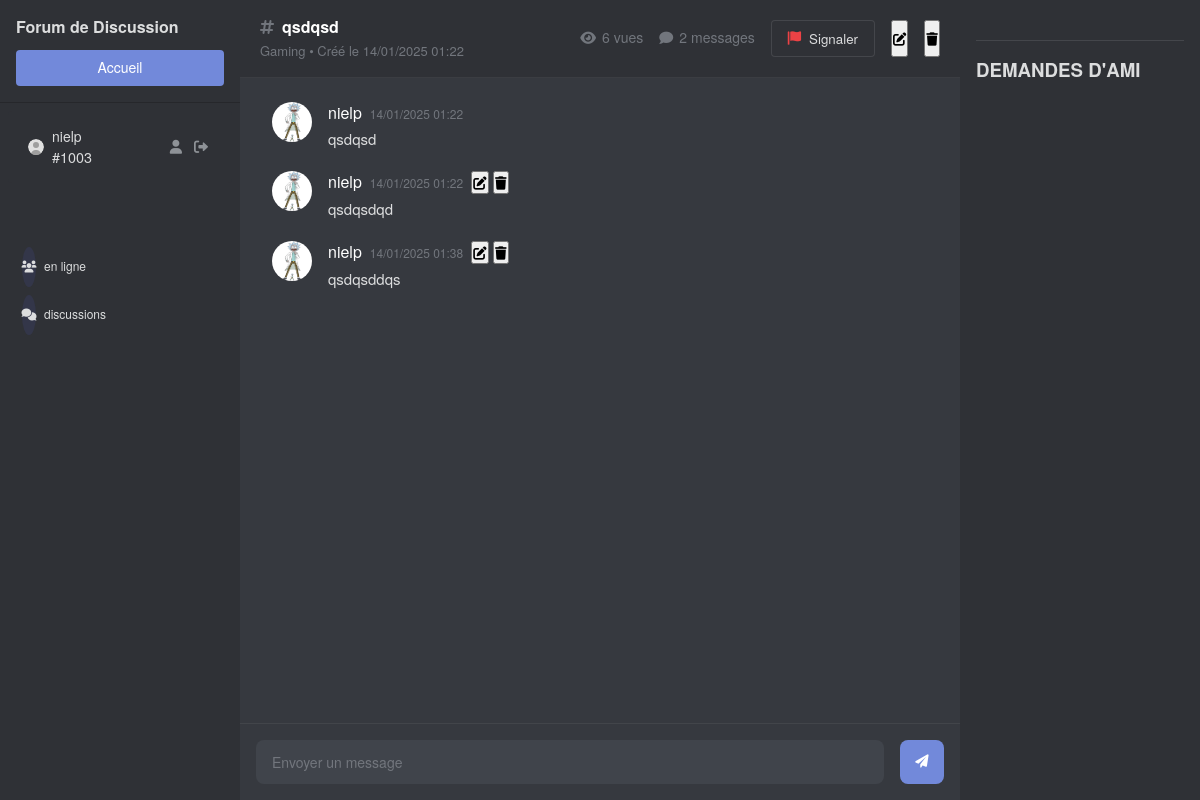
The page /topic/27/ (signed in) on the database its author committed.
### forum/models.py (models this page shows, shortened)
class UserProfile(models.Model):
    user = models.OneToOneField(
        User,
        on_delete=models.CASCADE,
        related_name='profile',
        verbose_name=_("Utilisateur")
    )
    forum_id = models.PositiveIntegerField(
        unique=True,
        editable=False,
        verbose_name=_("ID Forum"),
        default=1000
    )
    avatar = models.ImageField(
        upload_to='avatars/',
        null=True,
        blank=True,
        verbose_name=_("Avatar")
    )
    bio = models.TextField(
        max_length=500,
        blank=True,
        default="",
        validators=[
            MinLengthValidator(10, message=_("La bio doit contenir au moins 10 caractères")),
            MaxLengthValidator(500, message=_("La bio ne peut pas dépasser 500 caractères")),
            validate_bio_content
        ],
        verbose_name=_("Biographie")
    )
    friends = models.ManyToManyField(
        'self',
        blank=True,
        symmetrical=True,
        verbose_name=_("Amis")
    )
    last_activity = models.DateTimeField(
        default=timezone.now,
        verbose_name=_("Dernière activité")
    )
    last_login_ip = models.GenericIPAddressField(
        null=True,
        blank=True,
        verbose_name=_("Dernière IP de connexion"),
        help_text=_("Dernière adresse IP utilisée pour la connexion")
    )
    failed_login_attempts = models.PositiveIntegerField(
        default=0,
        verbose_name=_("Tentatives de connexion échouées")
    )
    last_failed_login = models.DateTimeField(
        null=True,
        blank=True,
        verbose_name=_("Dernière tentative échouée")
    )
    is_banned = models.BooleanField(
        default=False,
        verbose_name=_("Banni"),
        help_text=_("Indique si l'utilisateur est banni du forum")
    )
    ban_reason = models.TextField(
        blank=True,
        verbose_name=_("Raison du bannissement")
    )
    email_verified = models.BooleanField(
        default=False,
        verbose_name=_("Email vérifié")
    )
    security_questions_set = models.BooleanField(
        default=False,
        verbose_name=_("Questions de sécurité configurées")
    )
    two_factor_enabled = models.BooleanField(
        default=False,
        verbose_name=_("2FA activé")
    )
    created_at = models.DateTimeField(
        auto_now_add=True,
        verbose_name=_("Date de création")
    )
    updated_at = models.DateTimeField(
        auto_now=True,
        verbose_name=_("Dernière mise à jour")
    )
    objects = UserProfileManager()
    class Meta:
        verbose_name = _("Profil utilisateur")
        verbose_name_plural = _("Profils utilisateurs")
        indexes = [
            models.Index(fields=['forum_id']),
            models.Index(fields=['created_at']),
            models.Index(fields=['last_activity'])
        ]
    def save(self, *args, **kwargs):
        if not self.forum_id:
            last_profile = UserProfile.objects.order_by('-forum_id').first()
            self.forum_id = (last_profile.forum_id + 1) if last_profile else 1
        self.bio = self.clean_bio(self.bio)
        if self.pk:
            try:
                old_profile = UserProfile.objects.get(pk=self.pk)
                if old_profile.avatar and self.avatar != old_profile.avatar:
                    old_profile.avatar.delete(save=False)
            except UserProfile.DoesNotExist:
                pass
        super().save(*args, **kwargs)
    def clean_bio(self, bio_text):
        bio_text = re.sub(r'<[^>]*>', '', bio_text)
        bio_text = bio_text.replace('&', '&amp;').replace('<', '&lt;').replace('>', '&gt;')
        return bio_text[:500]

class Topic(models.Model):
    title = models.CharField(max_length=200)
    content = models.TextField(blank=True)
    category = models.ForeignKey(Category, on_delete=models.CASCADE, related_name='topics', null=True, blank=True)
    author = models.ForeignKey(User, on_delete=models.CASCADE, related_name='topics')
    created_at = models.DateTimeField(auto_now_add=True)
    updated_at = models.DateTimeField(auto_now=True)
    views = models.PositiveIntegerField(default=0)
    likes = models.ManyToManyField(User, related_name='liked_topics', blank=True)
    is_pinned = models.BooleanField(default=False)
    is_closed = models.BooleanField(default=False)
    with_friend = models.ForeignKey(UserProfile, on_delete=models.SET_NULL, null=True, blank=True, related_name='shared_topics')
    is_private = models.BooleanField(default=False)
    password = models.CharField(max_length=128, null=True, blank=True)
    members = models.ManyToManyField(User, related_name='private_topics', blank=True)
    access_type = models.CharField(
        max_length=20,
        choices=[
            ('public', 'Public'),
            ('private', 'Privé'),
            ('password', 'Protégé par mot de passe'),
            ('invite', 'Sur invitation uniquement')
        ],
        default='public'
    )
    class Meta:
        ordering = ['-created_at']

class Category(models.Model):
    name = models.CharField(max_length=100)
    description = models.TextField()
    created_at = models.DateTimeField(auto_now_add=True)
    moderators = models.ManyToManyField(User, related_name='moderated_categories', blank=True)
    class Meta:
        verbose_name_plural = "Categories"
        ordering = ['name']

class Comment(models.Model):
    topic = models.ForeignKey(Topic, on_delete=models.CASCADE, related_name='comments')
    author = models.ForeignKey(User, on_delete=models.CASCADE, related_name='comments')
    content = models.TextField()
    created_at = models.DateTimeField(auto_now_add=True)
    updated_at = models.DateTimeField(auto_now=True)
    parent = models.ForeignKey('self', on_delete=models.CASCADE, null=True, blank=True, related_name='replies')
    likes = models.ManyToManyField(User, related_name='liked_comments', blank=True)
    class Meta:
        ordering = ['created_at']

### forum/views.py (the view)
# urls.py: path('topic/<int:topic_id>/', views.topic_view, name='topic_view'),
@login_required
def topic_view(request, topic_id):
    from django.shortcuts import render, redirect, get_object_or_404
    from django.contrib.auth.decorators import login_required
    from django.contrib.auth.forms import UserCreationForm
    from django.contrib import messages
    from django.contrib.auth import logout
    from .models import UserProfile, Category, Topic, Comment, FriendRequest
    topic = get_object_or_404(Topic, id=topic_id)
    comments = topic.comments.all().order_by('created_at')
    topic.views += 1
    topic.save()
    context = {
        'topic': topic,
        'comments': comments,
    }
    return render(request, 'forum/topic.html', context)

### templates/forum/topic.html (shortened to what this page needs)
{% extends 'forum/base.html' %}
{% load static %}
{% block extra_css %}
<link rel="stylesheet" href="{% static 'forum/css/topic.css' %}">
{% endblock %}
{% block content %}
<div class="discussion-container">
    <div class="channel-header">
        <div class="channel-info">
            <div class="channel-name">
                <i class="fas fa-hashtag"></i>
                {{ topic.title }}
            </div>
            <div class="channel-details">
                {{ topic.category.name }} • Créé le {{ topic.created_at|date:"d/m/Y H:i" }}
            </div>
        </div>
        <div class="channel-stats">
            <span class="stats-item">
                <i class="fas fa-eye"></i> {{ topic.views }} vues
            </span>
            <span class="stats-item">
                <i class="fas fa-comment"></i> {{ comments.count }} messages
            </span>
            <button type="button" class="report-btn {% if topic in user.reported_topics.all %}reported{% endif %}"
                    onclick="openReportModal()"
                    data-topic-id="{{ topic.id }}"
                    {% if topic in user.reported_topics.all %}disabled{% endif %}>
                <i class="fas fa-flag"></i>
                {% if topic in user.reported_topics.all %}
                    Signalé
                {% else %}
                    Signaler
                {% endif %}
            </button>
            {% if user == topic.author or user.is_staff %}
            <button type="button" class="edit-btn" data-action="edit">
                <i class="fas fa-edit"></i>
            </button>
            <button type="button" class="delete-btn" data-action="delete">
                <i class="fas fa-trash"></i>
            </button>
            {% endif %}
        </div>
    </div>
    <div class="messages-scroll">
        <div class="messages-list" id="messagesList">
            <div class="message-group">
                <div class="message">
                    <div class="message-avatar">
                        <img src="{% static 'forum/img/avatar.png' %}" alt="Avatar">
                    </div>
                    <div class="message-content">
                        <div class="message-header">
                            <span class="message-author">{{ topic.author.username }}</span>
                            <span class="message-timestamp">{{ topic.created_at|date:"d/m/Y H:i" }}</span>
                        </div>
                        <div class="message-text" data-topic-id="{{ topic.id }}">
                            {{ topic.content }}
                        </div>
                    </div>
                </div>
            </div>
            {% for comment in comments %}
            <div class="message-group" data-message-id="{{ comment.id }}">
                <div class="message">
                    <div class="message-avatar">
                        <img src="{% static 'forum/img/avatar.png' %}" alt="Avatar">
                    </div>
                    <div class="message-content">
                        <div class="message-header">
                            <span class="message-author">{{ comment.author.username }}</span>
                            <span class="message-timestamp">{{ comment.created_at|date:"d/m/Y H:i" }}</span>
                            {% if user == comment.author or user.is_staff %}
                            <div class="message-actions">
                                <button type="button" class="action-btn edit" data-action="edit-comment" data-comment-id="{{ comment.id }}">
                                    <i class="fas fa-edit"></i>
                                </button>
                                <button type="button" class="action-btn delete" data-action="delete-comment" data-comment-id="{{ comment.id }}">
                                    <i class="fas fa-trash"></i>
                                </button>
                            </div>
                            {% endif %}
                        </div>
                        <div class="message-text">
                            {{ comment.content }}
                        </div>
                    </div>
                </div>
            </div>
            {% endfor %}
        </div>
    </div>
    <div class="message-input">
        <form method="POST" action="{% url 'forum:reply_topic' topic.id %}" class="input-form">
            <div class="input-wrapper">
                <input type="text" name="content" placeholder="Envoyer un message" required>
                <button type="submit" class="send-button">
                    <i class="fas fa-paper-plane"></i>
                </button>
            </div>
        </form>
    </div>
</div>
{% endblock %}

### templates/forum/base.html (shortened to what this page needs)
<!DOCTYPE html>
<html lang="fr">
<head>
    {% load static %}
    <link rel="stylesheet" href="{% static 'forum/css/category.css' %}">
    <link rel="stylesheet" href="{% static 'forum/css/profile.css' %}">
    <link rel="stylesheet" href="{% static 'forum/css/style.css' %}">
    <link rel="stylesheet" href="https://cdnjs.cloudflare.com/ajax/libs/font-awesome/6.0.0/css/all.min.css">
    {% block extra_css %}{% endblock %}
</head>
<body>
    <div class="app">
        {% if request.resolver_match.url_name != 'register' %}
            <div class="sidebar">
                <div class="sidebar-header">
                    <h1>Forum de Discussion</h1>
                    <a href="{% url 'forum:home' %}" class="home-button">Accueil</a>
                </div>
                {% if user.is_authenticated %}
                <div class="user-panel">
                    <div class="user-info">
                        <img src="{% if user.profile.avatar %}{{ user.profile.avatar.url }}{% else %}{% static 'forum/img/default_avatar.svg' %}{% endif %}" alt="Avatar" class="user-avatar">
                        <div class="user-details">
                            <div class="username">{{ user.username }}</div>
                            <div class="user-id">#{{ user.profile.forum_id }}</div>
                        </div>
                        <div class="user-actions">
                            <a href="{% url 'forum:profile' user.username %}" class="action-icon">
                                <i class="fas fa-user"></i>
                            </a>
                            <a href="{% url 'forum:logout' %}" class="action-icon">
                                <i class="fas fa-sign-out-alt"></i>
                            </a>
                        </div>
                    </div>
                </div>
                {% endif %}
                <div class="sidebar-channels">
                    <div class="stats-panel">
                        <div class="stat-item">
                            <i class="fas fa-users"></i>
                            <span>{{ online_users_count }} en ligne</span>
                        </div>
                        <div class="stat-item">
                            <i class="fas fa-comments"></i>
                            <span>{{ total_topics_count }} discussions</span>
                        </div>
                    </div>
                </div>
            </div>
        {% endif %}
        <div class="content">
            {% block content %}{% endblock %}
        </div>
        {% if request.resolver_match.url_name != 'register' %}
            <div class="members-sidebar">
                <div class="friend-requests">
                    <h3>DEMANDES D'AMI</h3>
                </div>
            </div>
        {% endif %}
    </div>
</body>
</html>

### rows shown on the page
Topic: title "qsdqsd", category.name "Gaming", created_at "14/01/2025 01:22", views "6", author.username "nielp", content "qsdqsd"
Comment: author.username "nielp", created_at "14/01/2025 01:22", content "qsdqsdqd"
Comment: author.username "nielp", created_at "14/01/2025 01:38", content "qsdqsddqs"

### other values the page prints
{{ user.username }} "nielp"
{{ user.profile.forum_id }} "1003"
{{ comments.count }} "2"
